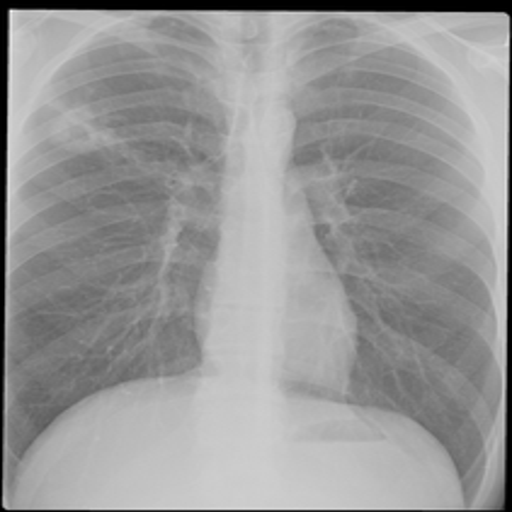
#> input picture notebooks/revy-segmentation/Tuberculosis-12.png, 512 x 512 px
$ jupyter execute developing.ipynb   (shell and % lines are left out)
#> lines starting #> are read from the running program, lines starting #| are printed output that depends on the picture; after the words box and inside, x2 and y2 are one past the last pixel; in counts of white or black regions, pixels touching at a corner belong together
[cell 1]
import cv2
import numpy as np
import matplotlib.pyplot as plt
from skimage import segmentation, measure
from sklearn.cluster import KMeans


test_image_path = 'Tuberculosis-12.png'
raw_image = cv2.imread(test_image_path)
#> raw_image is the input picture: shape (512, 512, 3); min 0, max 252, mean 151.8

if raw_image is None:
    print("Error")
else:
    plt.imshow(raw_image)
    plt.title("Gambar Asli")

[cell 2]
if len(raw_image.shape) > 2:
    img_gray = cv2.cvtColor(raw_image, cv2.COLOR_BGR2GRAY)
else:
    img_gray = raw_image

clahe = cv2.createCLAHE(clipLimit=2.0, tileGridSize=(8, 8))
img_clahe = clahe.apply(img_gray)
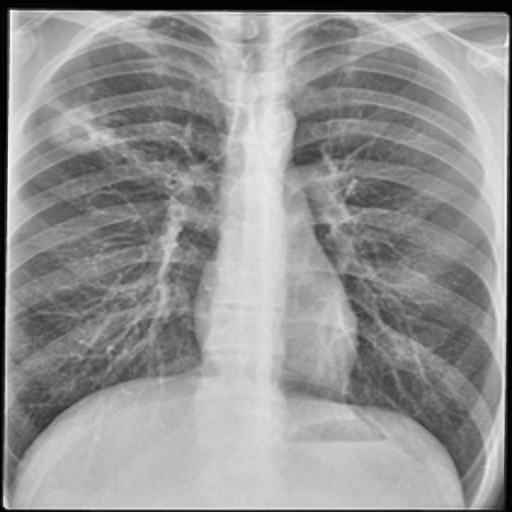
#> img_clahe: shape (512, 512); min 2, max 254, mean 147.5

img_blur = cv2.GaussianBlur(img_clahe, (5, 5), 0)

input_image = img_blur

plt.imshow(input_image, cmap='gray')
plt.title("Input (Hasil Simulasi Preprocessing)")
plt.show()

[cell 3]
pixels = input_image.reshape((-1, 1)).astype(np.float32)

kmeans = KMeans(n_clusters=3, random_state=42, n_init=10)
kmeans.fit(pixels)

labels = kmeans.labels_
centers = kmeans.cluster_centers_

labels_img = labels.reshape(input_image.shape)

sorted_center_indices = np.argsort(centers.flatten())
background_cluster = sorted_center_indices[0]
lung_cluster = sorted_center_indices[1]
bone_cluster = sorted_center_indices[2]

kmeans_mask = (labels_img == lung_cluster).astype(np.uint8) * 255

plt.figure(figsize=(10, 5))
plt.subplot(1, 2, 1)
plt.imshow(labels_img.astype(np.uint8), cmap='viridis')
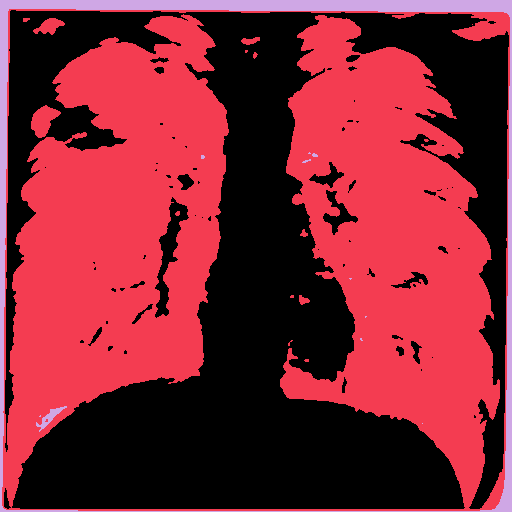
#> labels_img: shape (512, 512) int32; 3 distinct labels, from 0 to 2; one colour per label, 0 black
plt.title("K-Means (Semua 3 Cluster)")
plt.subplot(1, 2, 2)
plt.imshow(kmeans_mask, cmap='gray')
plt.title("K-Means (Hanya Cluster Paru-paru)")
plt.show()
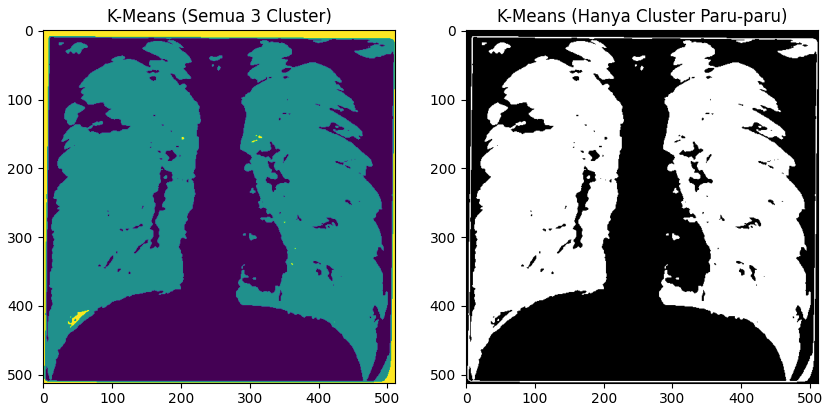
#> figure drawn by matplotlib, 2 panels

[cell 4]
raw_lung_mask = kmeans_mask.astype(np.uint8)

lung_roi = cv2.bitwise_and(input_image, input_image, mask=raw_lung_mask)
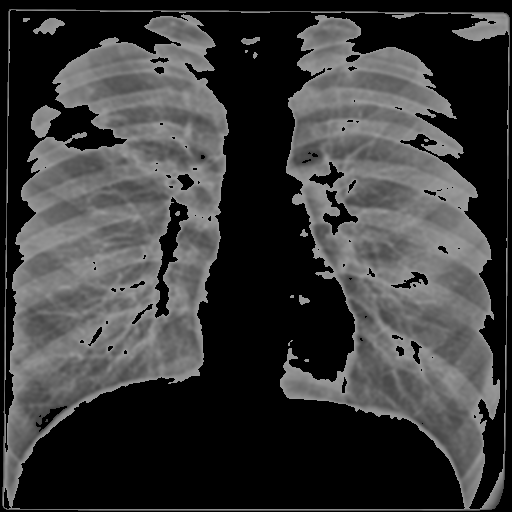
#> lung_roi: shape (512, 512); min 0, max 154, mean 58.8

# Plot the result
plt.figure(figsize=(10, 5))
plt.subplot(1, 2, 1)
plt.imshow(raw_lung_mask, cmap='gray')
plt.title("Raw Lung Mask (dari K-Means)")
plt.subplot(1, 2, 2)
plt.imshow(lung_roi, cmap='gray')
plt.title("Lung Region of Interest (ROI)")
plt.show()
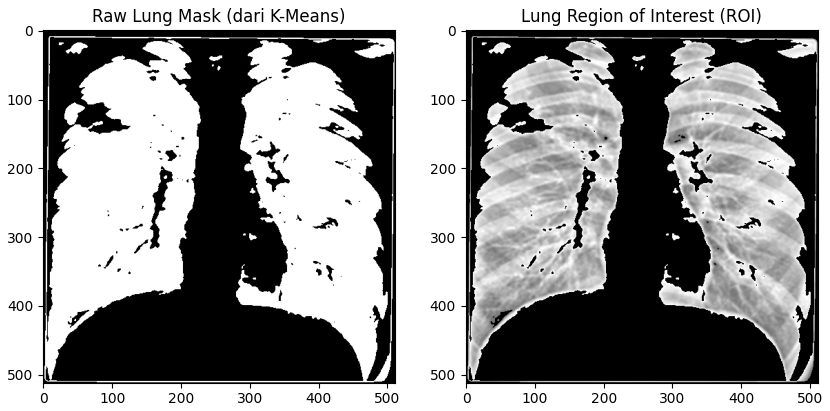
#> figure drawn by matplotlib, 2 panels

[cell 5]
raw_nodule_mask = cv2.adaptiveThreshold(
    lung_roi,
    255,
    cv2.ADAPTIVE_THRESH_GAUSSIAN_C,
    cv2.THRESH_BINARY,
    blockSize=21,
    C=-5
)
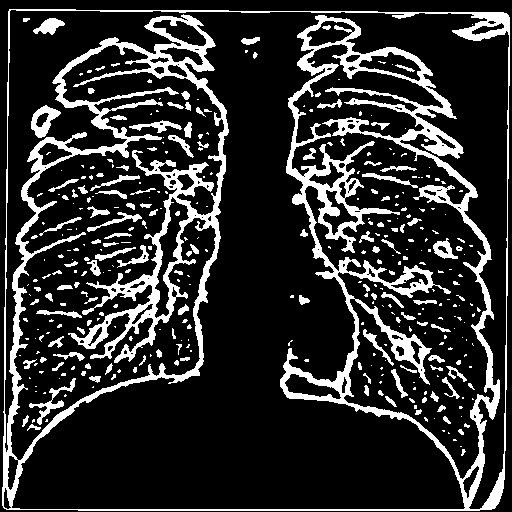
#> raw_nodule_mask: shape (512, 512); 18.3% white; 364 white regions (235 under 20 px), largest, box (x1, y1, x2, y2) and area: (2, 9, 510, 511) 37835, (31, 105, 61, 138) 462, (29, 378, 76, 425) 396

raw_nodule_mask = cv2.bitwise_and(raw_nodule_mask, raw_nodule_mask, mask=raw_lung_mask)

plt.figure(figsize=(10, 5))
plt.subplot(1, 2, 1)
plt.imshow(lung_roi, cmap='gray')
plt.title("Lung ROI")
plt.subplot(1, 2, 2)
plt.imshow(raw_nodule_mask, cmap='gray')
plt.title("Raw Nodule Mask (Adaptive)")
plt.show()

[cell 6]
cavity_search_img = lung_roi.copy()
cavity_search_img[raw_lung_mask == 0] = 128
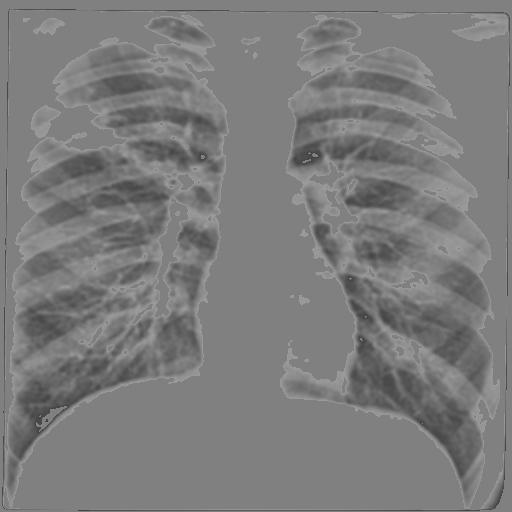
#> cavity_search_img: shape (512, 512); min 69, max 154, mean 123.8

raw_cavity_mask = cv2.adaptiveThreshold(
    cavity_search_img,
    255,
    cv2.ADAPTIVE_THRESH_GAUSSIAN_C,
    cv2.THRESH_BINARY_INV,
    blockSize=21,
    C=7
)
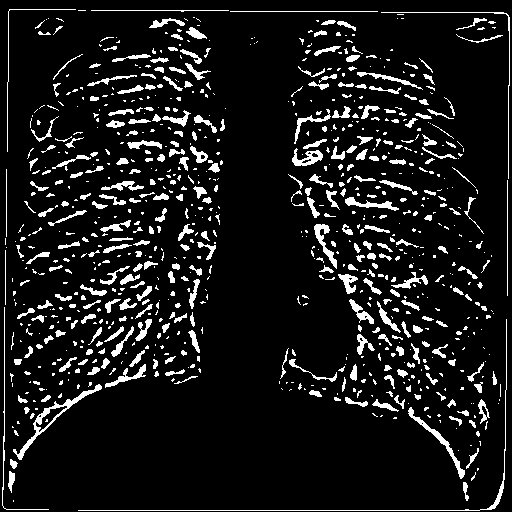
#> raw_cavity_mask: shape (512, 512); 9.7% white; 861 white regions (536 under 20 px), largest, box (x1, y1, x2, y2) and area: (78, 319, 507, 511) 711, (13, 384, 102, 460) 649, (408, 407, 465, 479) 417

raw_cavity_mask = cv2.bitwise_and(raw_cavity_mask, raw_cavity_mask, mask=raw_lung_mask)
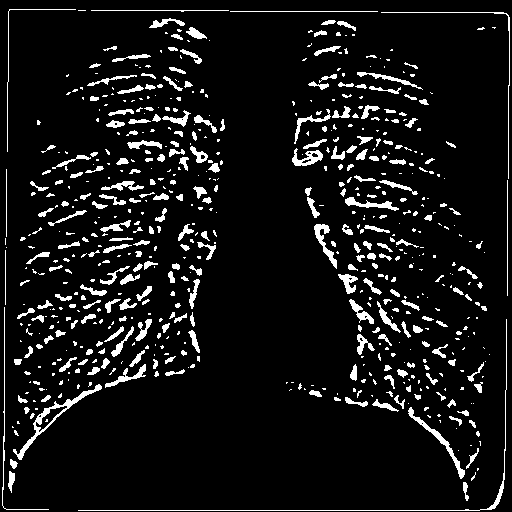
#> raw_cavity_mask: shape (512, 512); 8.2% white; 646 white regions (380 under 20 px), largest, box (x1, y1, x2, y2) and area: (78, 319, 507, 511) 711, (13, 384, 102, 460) 649, (408, 407, 465, 479) 417

plt.figure(figsize=(10, 5))
plt.subplot(1, 2, 1)
plt.imshow(cavity_search_img, cmap='gray')
plt.title("Cavity Search Image")
plt.subplot(1, 2, 2)
plt.imshow(raw_cavity_mask, cmap='gray')
plt.title("Raw Cavity Mask (Adaptive)")
plt.show()

[cell 7]
raw_masks_dict = {
    "lung": raw_lung_mask,
    "nodule": raw_nodule_mask,
    "cavity": raw_cavity_mask
}

plt.figure(figsize=(18, 6))
plt.subplot(1, 3, 1)
plt.imshow(raw_masks_dict['lung'], cmap='gray')
plt.title("Final Raw Lung Mask")

plt.subplot(1, 3, 2)
plt.imshow(raw_masks_dict['nodule'], cmap='gray')
plt.title("Final Raw Nodule Mask")

plt.subplot(1, 3, 3)
plt.imshow(raw_masks_dict['cavity'], cmap='gray')
plt.title("Final Raw Cavity Mask")
plt.show()
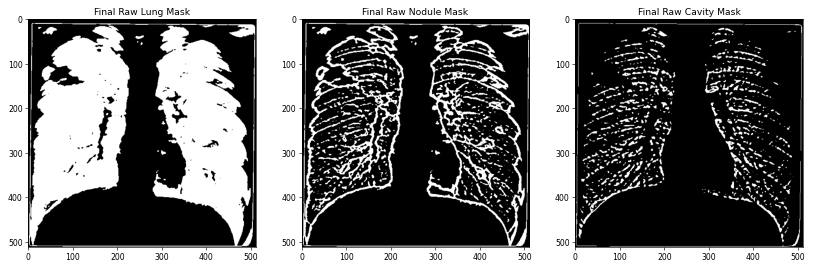
#> figure drawn by matplotlib, 3 panels

$ run again, with notebooks/revy-segmentation/Tuberculosis-130.png copied over notebooks/revy-segmentation/Tuberculosis-12.png
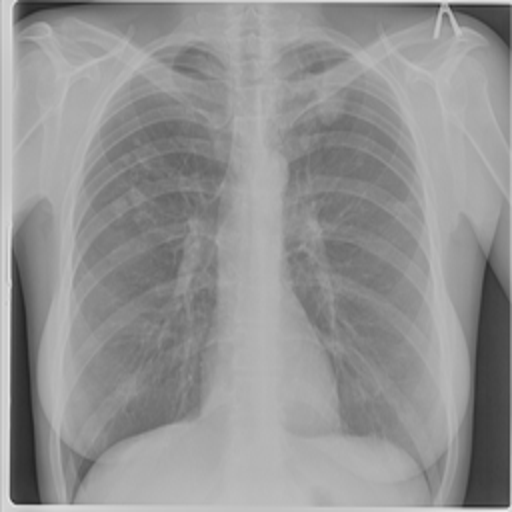
#> input picture notebooks/revy-segmentation/Tuberculosis-130.png, 512 x 512 px
#> raw_image is the input picture: shape (512, 512, 3); min 36, max 239, mean 146.8
#> labels_img: shape (512, 512) int32; 3 distinct labels, from 0 to 2
#> `raw_nodule_mask = cv2.adaptiveThreshold( lung_roi, 255, cv2.ADAPTIVE_T..`:
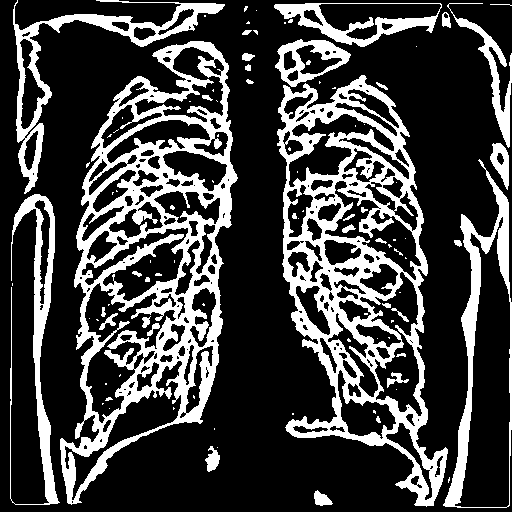
#> raw_nodule_mask: shape (512, 512); 25.7% white; 98 white regions (60 under 20 px), largest, box (x1, y1, x2, y2) and area: (60, 41, 238, 505) 24713, (277, 75, 448, 507) 22105, (443, 159, 512, 508) 4627
#> `plt.show()`:
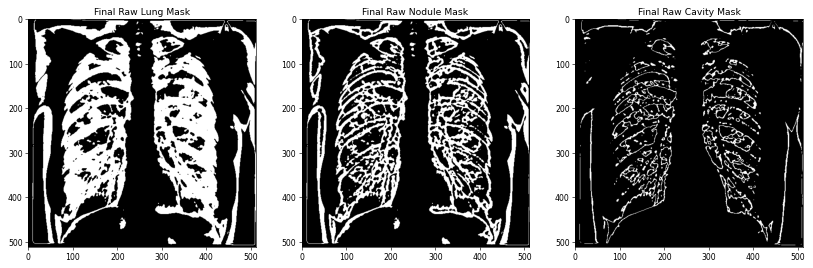
#> figure drawn by matplotlib, 3 panels

$ run again, with notebooks/revy-segmentation/Normal-1.png copied over notebooks/revy-segmentation/Tuberculosis-12.png
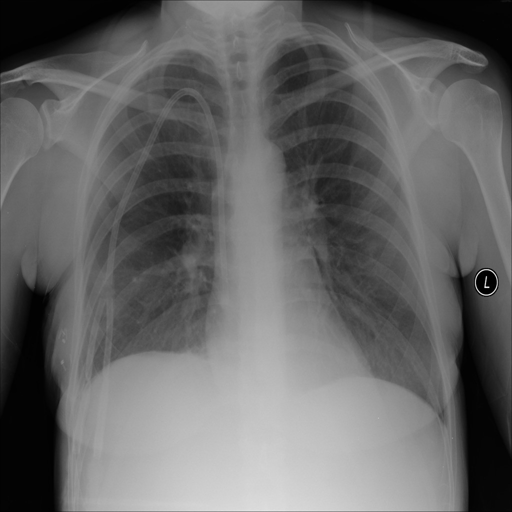
#> input picture notebooks/revy-segmentation/Normal-1.png, 512 x 512 px
#> raw_image is the input picture: shape (512, 512, 3); min 0, max 237, mean 102.4
#> labels_img: shape (512, 512) int32; 3 distinct labels, from 0 to 2
#> raw_nodule_mask: shape (512, 512); 21.1% white; 121 white regions (91 under 20 px), largest, box (x1, y1, x2, y2) and area: (261, 38, 512, 512) 20315, (78, 49, 230, 388) 16082, (0, 0, 189, 512) 9451
#> raw_cavity_mask: shape (512, 512); 9% white; 235 white regions (158 under 20 px), largest, box (x1, y1, x2, y2) and area: (270, 83, 422, 354) 4852, (113, 148, 217, 285) 2338, (110, 263, 217, 362) 2075
#> `plt.show()`:
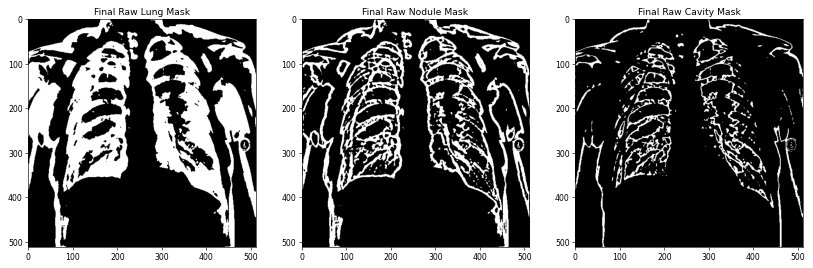
#> figure drawn by matplotlib, 3 panels
